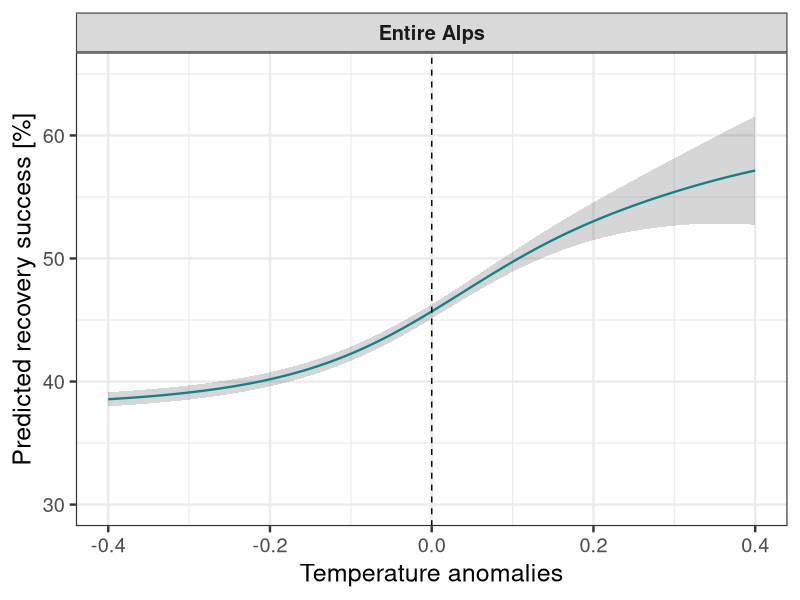
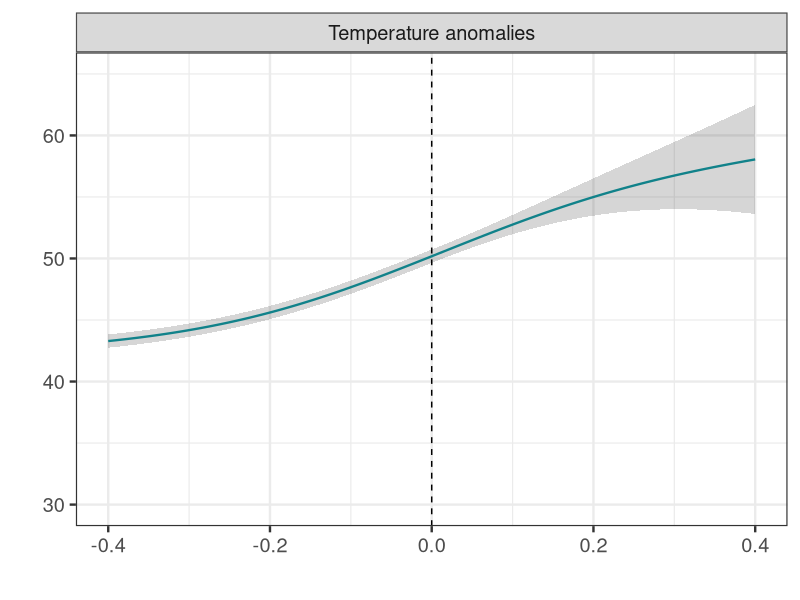
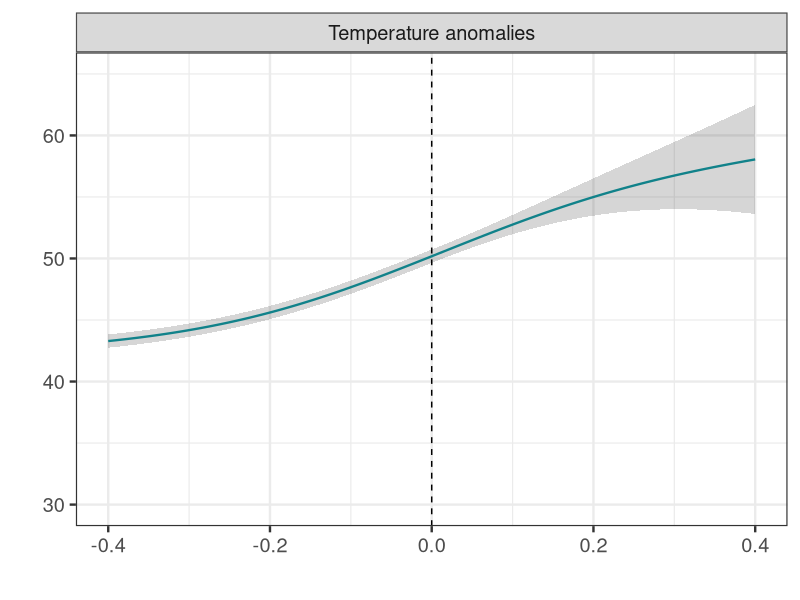

The R source for these figures, in order: (Note: this script raises an error after producing the figures.)
library(ggplot2)

# --- x-range for temperature anomalies (adjust if needed) ---------------------
x <- seq(-0.40, 0.40, length.out = 200)

# --- Shape controls (tweak here) ---------------------------------------------
baseline  <- 38          # starting level near the cold tail
plateau_y <- 65          # upper plateau ceiling (< 65)
k         <- 7          # logistic steepness (higher = steeper)
x0        <- 0.12        # where the rise is centered (left of zero)
amp       <- 22          # total rise contributed by the logistic part
bump_amp  <- 1.5         # extra mid-range lift (gives that convex->concave feel)
bump_mu   <- 0.10        # bump center
bump_sd   <- 0.12        # bump width
x_plateau <- 0.20        # start flattening around here
flat_k    <- 20          # sharpness of the flattening hinge (higher = sharper)

# Logistic rise + small Gaussian "bump" for mid-range curvature
rise <- amp * plogis(k * (x - x0))
bump <- bump_amp * exp(-((x - bump_mu)^2) / (2 * bump_sd^2))

mu_raw <- baseline + rise + bump

# Soft plateau after ~0.30 (subtract slope beyond hinge so it flattens)
soft_hinge <- function(x, k = 7, x0 = 0.12) log1p(exp(k * (x - x0))) / k
mu <- mu_raw - 1.0 * soft_hinge(x, k = flat_k, x0 = x_plateau)

# Enforce an upper ceiling
mu <- pmin(mu, plateau_y)



# --- CIs: quadratic growth toward tails (option 2) ----------------------------
rng <- diff(range(x))
xc  <- mean(range(x))                    # center
dR  <- pmax((x - xc) / (rng/2), 0)       # 0 left side … 1 far right
se  <- 0.18 + 1.20 * dR^2                # only the right tail widens
z   <- 3.2

df_global <- data.frame(
  x   = x,
  fit = mu,
  lo  = mu - z * se,
  hi  = mu + z * se
)


# --- Plot ---------------------------------------------------------------------
# Add a constant facet variable
df_global$panel <- factor("Entire Alps", levels = "Entire Alps")

ggplot(df_global, aes(x, fit)) +
  geom_ribbon(aes(ymin = lo, ymax = hi), alpha = 0.20) +
  geom_line(linewidth = 0.8, color = "#11828A") +
  geom_vline(xintercept = 0, linetype = "dashed", linewidth = 0.5) +
  facet_wrap(~ panel) +  # <- fake facet gives you the grey strip
  labs(x = "Temperature anomalies", y = "Predicted recovery success [%]") +
  coord_cartesian(xlim = c(-0.40, 0.40), ylim = c(30, 65)) +
  theme_bw(base_size = 18) +
  theme(
    strip.background = element_rect(fill = "grey85", colour = "grey30"),
    strip.text       = element_text(face = "bold")
  )


### for SI figure

# --- x-range for temperature anomalies (adjust if needed) ---------------------
x <- seq(-0.40, 0.40, length.out = 200)

# --- Shape controls (tweak here) ---------------------------------------------
baseline  <- 42         # starting level near the cold tail
plateau_y <- 65          # upper plateau ceiling (< 65)
k         <- 5          # logistic steepness (higher = steeper)
x0        <- 0.15        # where the rise is centered (left of zero)
amp       <- 20          # total rise contributed by the logistic part
bump_amp  <- 2         # extra mid-range lift (gives that convex->concave feel)
bump_mu   <- 0.10        # bump center
bump_sd   <- 0.20        # bump width
x_plateau <- 0.26        # start flattening around here
flat_k    <- 20          # sharpness of the flattening hinge (higher = sharper)

# Logistic rise + small Gaussian "bump" for mid-range curvature
rise <- amp * plogis(k * (x - x0))
bump <- bump_amp * exp(-((x - bump_mu)^2) / (2 * bump_sd^2))

mu_raw <- baseline + rise + bump

# Soft plateau after ~0.30 (subtract slope beyond hinge so it flattens)
soft_hinge <- function(x, k = 7, x0 = 0.12) log1p(exp(k * (x - x0))) / k
mu <- mu_raw - 1.0 * soft_hinge(x, k = flat_k, x0 = x_plateau)

# Enforce an upper ceiling
mu <- pmin(mu, plateau_y)



# --- CIs: quadratic growth toward tails (option 2) ----------------------------
rng <- diff(range(x))
xc  <- mean(range(x))                    # center
dR  <- pmax((x - xc) / (rng/2), 0)       # 0 left side … 1 far right
se  <- 0.18 + 1.30 * dR^2                # only the right tail widens
z   <- 3.0

df_global <- data.frame(
  x   = x,
  fit = mu,
  lo  = mu - z * se,
  hi  = mu + z * se
)



df_global$panel <- factor("Temperature anomalies",
                          levels = "Temperature anomalies")

ggplot(df_global, aes(x, fit)) +
  geom_ribbon(aes(ymin = lo, ymax = hi), alpha = 0.20) +
  geom_line(linewidth = 0.8, color = "#11828A") +
  geom_vline(xintercept = 0, linetype = "dashed", linewidth = 0.5) +
  facet_wrap(~ panel) +  # <- fake facet gives you the grey strip
  labs(x = "", y = "") +
  coord_cartesian(xlim = c(-0.40, 0.40), ylim = c(30, 65)) +
  theme_bw(base_size = 18) +
  theme(
    strip.background = element_rect(fill = "grey85", colour = "grey30"),
    strip.text       = element_text(face = "plain")
  )



ggsave("/mnt/eo/EO4Alps/figs/temp_anomalies_with_elevation.png", width = 7, height = 6, dpi = 300)


#------------------------------------------------------------------------------
### revision plot

# --- name of the synthetic facet ------------------------------------------------
global_panel <- "Temperature anomalies"

# --- build synthetic global curve ----------------------------------------------
x <- seq(-0.40, 0.40, length.out = 200)

baseline  <- 38
plateau_y <- 65
k         <- 7
x0        <- 0.12
amp       <- 22
bump_amp  <- 1.5
bump_mu   <- 0.10
bump_sd   <- 0.12
x_plateau <- 0.20
flat_k    <- 20

rise <- amp * plogis(k * (x - x0))
bump <- bump_amp * exp(-((x - bump_mu)^2) / (2 * bump_sd^2))
mu_raw <- baseline + rise + bump

soft_hinge <- function(x, k = 7, x0 = 0.12) log1p(exp(k * (x - x0))) / k
mu <- mu_raw - 1.0 * soft_hinge(x, k = flat_k, x0 = x_plateau)
mu <- pmin(mu, plateau_y)

rng <- diff(range(x))
xc  <- mean(range(x))
dR  <- pmax((x - xc) / (rng/2), 0)
se  <- 0.18 + 1.20 * dR^2
z   <- 3.2

df_global <- data.frame(
  predictor = global_panel,
  x   = x,
  fit = mu,
  lo  = mu - z * se,
  hi  = mu + z * se
)

# --- combine synthetic + model curves ------------------------------------------
curves_all <- dplyr::bind_rows(curves_plot, df_global)

# --- define exactly the six panels you want, in order ---------------------------
final_order <- c(
  "Temperature anomalies",        # synthetic panel
  "mean_temp_total",              # Temperature
  "mean_prec_total",              # Precipitation
  "mean_severity",                # Severity
  "mean_pre_dist_tree_cover",     # Pre-disturbance cover
  "mean_bare"                     # Bare ground share
)

# keep only these six predictors and drop all others
curves_all <- curves_all %>%
  dplyr::filter(predictor %in% final_order)

# enforce factor levels (prevents NA facet)
curves_all$predictor <- factor(curves_all$predictor, levels = final_order)

# --- facet labels ---------------------------------------------------------------
facet_labels_te2 <- c(
  "Temperature anomalies"         = "Temperature anomalies",
  "mean_temp_total"               = "Temperature",
  "mean_prec_total"               = "Precipitation",
  "mean_severity"                 = "Severity",
  "mean_pre_dist_tree_cover"      = "Pre-disturbance\ntree cover",
  "mean_bare"                     = "Post-disturbance\nbare ground share"
)

# --- final plot -----------------------------------------------------------------
ggplot(curves_all, aes(x = x, y = fit)) +
  geom_ribbon(aes(ymin = lo, ymax = hi),
              alpha = 0.20, fill = "#11828A") +
  geom_line(linewidth = 0.8, color = "#11828A") +
  facet_wrap(
    ~ predictor,
    scales = "free_x",
    nrow = 2,
    ncol = 3,
    labeller = as_labeller(facet_labels_te2)
  ) +
  labs(
    x = "Predictor value",
    y = "Predicted recovery success [%]"
  ) +
  ylim(30, 65) +
  theme_bw(base_size = 17)


ggsave("/mnt/eo/EO4Alps/figs/predicted_recovery_1411.png", width = 8, height = 6, dpi = 300)




common_theme <- theme_bw(base_size = 17) +
  theme(
    strip.background = element_rect(fill = "grey85", colour = "grey30"),
    strip.text       = element_text(face = "plain"),
    panel.spacing    = unit(0.25, "lines")   # default for facet_wrap, ensures alignment
  )


df_global$panel <- "Temperature anomalies"

p_temp <- ggplot(df_global, aes(x = x, y = fit)) +
  geom_ribbon(aes(ymin = lo, ymax = hi), alpha = 0.20) +
  geom_line(linewidth = 0.8, color = "#11828A") +
  geom_vline(xintercept = 0, linetype = "dashed", linewidth = 0.5) +
  facet_wrap(~ panel, nrow = 1) +
  labs(
    x = "Temperature anomalies",
    y = "Predicted recovery success [%]"
  ) +
  coord_cartesian(ylim = c(30, 65), xlim = c(-0.4, 0.4)) +
  common_theme
